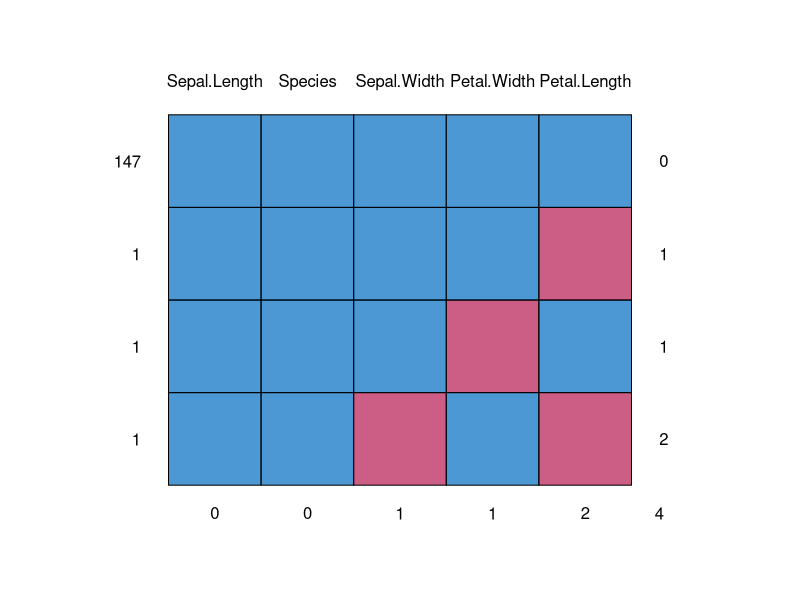
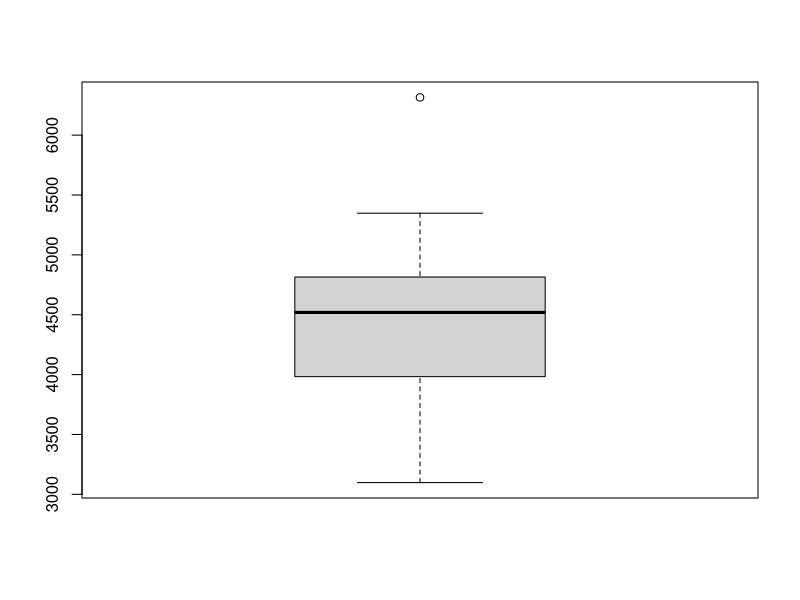
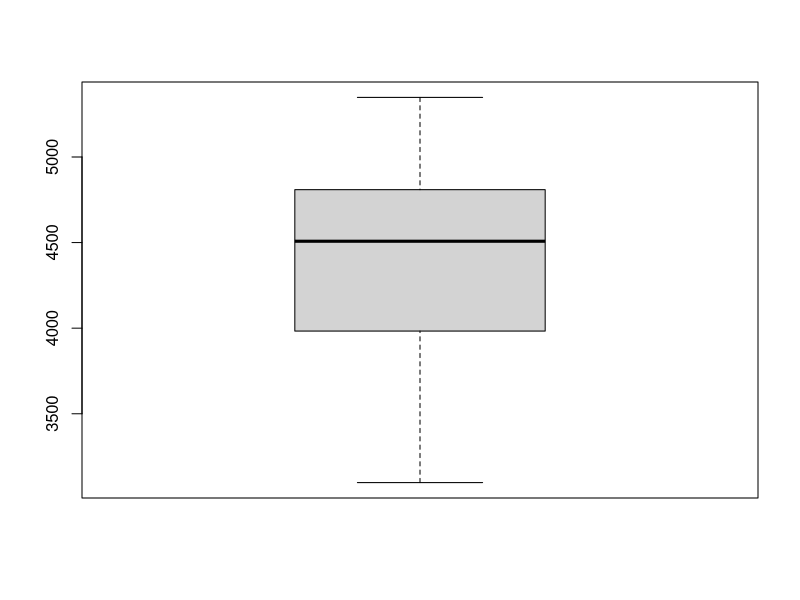

These charts were generated, in order, by the following R code:
####데이터 전처리####

# 분석을 위한 데이터셋 확보했다.
# 하지만 결측값, 이상치, 오입력 등 문제 많음
# 데이터셋 정제를 전처리라고 함
# 분석보다 보통 오래 걸린다.
# 전처리능력이 효율성을 위해 중요

#### 결측값(missing value) ####

# 결측값: 데이터셋에서 입력이 누락된 값
# NA 로 표시
# NA 포함된 경우 연산에 문제

# 벡터에서의 NA
x <- c(1,2,3,NA,5,6,7,8)
sum(x)
sum(x, na.rm=T)  # 결측값 제외하고 연산
sum(is.na(x)) # 결측값 포함 개수 확인
x[is.na(x)] <- 0  # NA를 0으로 치환
x

# 2차원에서의 NA
x <- iris
x[1,2] <- NA; x[1,3] <- NA
x[2,3] <- NA; x[3,4] <- NA
head(x)

#결측값 세기
col_na <- function(y) {
  return(sum(is.na(y)))
}
# sapply 사용 (벡터형태로 칼럼별 함수값 반환)
na_count <- sapply(x, FUN=col_na)
na_count

#결측값(이 포함된 row) 제외한 dataset 생성
complete.cases(x)
x[!complete.cases(x),]
complete.x <- x[complete.cases(x),]
summary(complete.x)

# 결측값을 적당한 값으로 추정해 치환
x <- iris
x[1,2] <- NA; x[1,3] <- NA
x[2,3] <- NA; x[3,4] <- NA
head(x)

# install.packages("mice")
library(mice)
md.pattern(x)
result <- mice(x, m=5, maxits= 50,
               method = "pmm", seed = 500)
?mice
result <- mice(x)
impute_x <- complete(result, 2)
head(x)
head(impute_x)
head(iris)


#### 이상치(outlier) ####
# 정상 범위 밖에 있는 값
# 입력 실수일 수도, 실제 값일 수도
# 전체 데이터 분포 특성에 영향
# 불량찾을 때
# 사기거래 탐지 (은행거래)
# 이상치 제외할지, 포함할지 판단 필요

# 순서
# 1. 논리적으로 있을 수 없는 값이 있나? ex) 몸무게 -34kg
# 2. 상식에 벗어난 값? 신입사원 나이 127살
# 3. boxplot 활용

# 이상치 보기
st <- data.frame(state.x77)
boxplot(st$Income)
boxplot.stats(st$Income)$out

# 이상치를 NA처리한 후 NA 포함 행 제거
out.val <- boxplot.stats(st$Income)$out
st$Income[st$Income %in% out.val] = NA
st$Income
newdata <- st[complete.cases(st), ]
boxplot(newdata$Income)



#### 정렬(sort, order, rank) ####

iris$Sepal.Length
order(iris$Sepal.Length)
sort(iris$Sepal.Length) # 오름차순
sort(iris$Sepal.Length, # 내림차순
     decreasing = T)
iris[order(iris$Sepal.Length, decreasing = F),]
iris[order(iris$Species, iris$Sepal.Length),]

# order: 정렬 시 순서값
# rank: 현재 값의 순위
a <- sample(1:50, 10)
a
a[9] <- NA
sort(a)
rank(a)
order(a)
rank(a, na.last=T) # NA값 제거 (F, keep, NA)
order(a, na.last = "NA") # NA값 제거 (T, F, NA)


#### 분리(split), 선택(subset) ####
# split: 주어진 기준에 따라 여러 개로 분리
sp <- split(iris, iris$Species)
sp   # list형태

summary(sp)
class(sp)  # 데이터 특성 확인
sp$setosa

# subset: 조건에 맞는 행(row) 추출
subset(iris, Species == "setosa")
subset(iris, Sepal.Length > 5.1)
subset(iris, Sepal.Length > 5.1,
       select = c(Petal.Length, Petal.Width))
# 요것만 보겠다 하면 select = 볼 것

# which 조건에 맞는 값의 인덱스
x <- sample(1:10, 7)
x
which(x>5) # 조건에 맞는 값의 "인덱스" 산출
which(iris$Species=="setosa")
iris
which.max(iris$Sepal.Length)
which.min(iris$Sepal.Length)


#### 샘플링(sampling) ####
# 데이터 일부를 임의 추출(비복원 추출)
x <- 1:100
y <- sample(x, size = 10, replace = F)
# replace 생략 가능
y

# iris에서 50개 행 임의추출
iris.sample.index <- sample(nrow(iris), 50)
iris.sample.index
iris.sample <- iris[iris.sample.index,]
head(iris.sample)
iris.sample

# combination
combn(5,3) # 5개 중 3개 뽑는 조합
x = c("red", "green", "blue", "black", "white")
com <- combn(x, 2)
com
for(i in 1:ncol(com)) {
  cat(com[,i], "\n")
}

#### 데이터 요약(aggregate) ####
# 2차원 데이터를 기준변수(칼럼)에 따라 집계
# iris 품종별 꽃잎/꽃받침 폭/길이 평균
agg <- aggregate(iris[,1:4],
                 by=list(iris$Species),
                 FUN = mean)
agg

letters[c(1:3)]

#### 데이터 병합(merge) ####
# 공통 칼럼 매개로 2개의 2차원 배열을 병합
x <- data.frame(name=letters[c(1:3)],
                math = c(90,80,40))
y <- data.frame(name=letters[c(1:4)],
                korean = c(80,70,50,50))
x
y

merge(x,y, by=c("name"))
merge(x,y, by=c("name"), all.x = T)
merge(x,y, by=c("name"), all.y = T) # 결측값
merge(x,y, by=c("name"), all = T) # 결측값

# 칼럼 이름 다른 경우
x <- data.frame(name=letters[c(1:3)],
                math = c(90,80,40))
y <- data.frame(nickname=letters[c(1:4)],
                korean = c(80,70,50,50))
merge(x,y,
      by.x=c("name"),
      by.y = c("nickname"))


